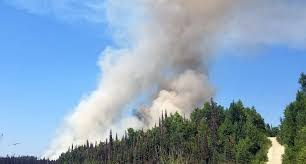
#> input picture test.jpg, 306 x 164 px
$ python smokeDetectorImage.py
#> lines starting #> are read from the running program, lines starting #| are printed output that depends on the picture; after the words box and inside, x2 and y2 are one past the last pixel; in counts of white or black regions, pixels touching at a corner belong together
import numpy as np
import cv2

smoke_cascade  = cv2.CascadeClassifier('cascade.xml')

img = cv2.imread('test.jpg')
#> img is the input picture: shape (164, 306, 3); mean B, G, R 185.4, 161.3, 134.4
#imgresize = cv2.resize(img,(100,100), interpolation = cv2.INTER_AREA)
gray = cv2.cvtColor(img,cv2.COLOR_BGR2GRAY)
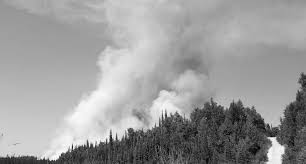
#> gray: shape (164, 306); min 0, max 254, mean 156

smoke = smoke_cascade.detectMultiScale(gray,1.01,7)
#> smoke = [[46, 68, 88, 88], [111, 33, 113, 113], [45, 23, 134, 134]]
print(smoke)
#| [[ 46  68  88  88]
#|  [111  33 113 113]
#|  [ 45  23 134 134]]
for(x,y,w,h) in smoke:
    imgresize = cv2.rectangle(img,(x,y),(x+w,y+h),(255,0,0),2)
#> this loop made 3 passes
#> pass 1, `imgresize = cv2.rectangle(img,(x,y),(x+w,y+h),(255,0,0),2)`:
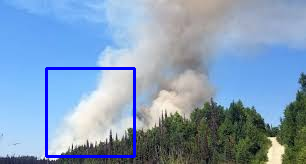
#> imgresize: shape (164, 306, 3); mean B, G, R 186.9, 157.9, 131.6
#> pass 2, `imgresize = cv2.rectangle(img,(x,y),(x+w,y+h),(255,0,0),2)`:
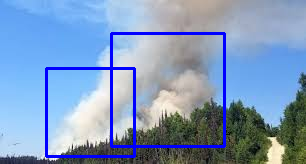
#> imgresize: shape (164, 306, 3); 2.66% of pixels changed, all inside (x1, y1, x2, y2) = (110, 32, 226, 148)
#> pass 3, `imgresize = cv2.rectangle(img,(x,y),(x+w,y+h),(255,0,0),2)`:
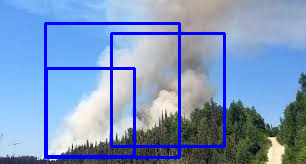
#> imgresize: shape (164, 306, 3); 2.45% of pixels changed, all inside (x1, y1, x2, y2) = (44, 22, 181, 159)

cv2.imshow('img',img)
cv2.waitKey(0)
cv2.destroyAllWindows()
